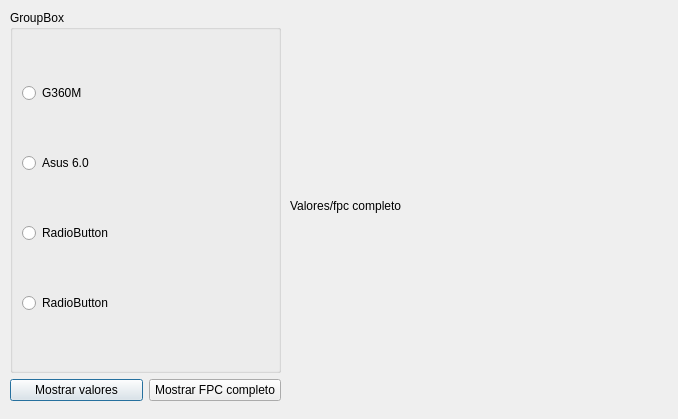
<?xml version="1.0" encoding="UTF-8"?>
<ui version="4.0">
 <class>main_menu</class>
 <widget class="QDialog" name="main_menu">
  <property name="geometry">
   <rect>
    <x>0</x>
    <y>0</y>
    <width>678</width>
    <height>419</height>
   </rect>
  </property>
  <property name="windowTitle">
   <string>Dialog</string>
  </property>
  <widget class="QWidget" name="">
   <property name="geometry">
    <rect>
     <x>10</x>
     <y>10</y>
     <width>271</width>
     <height>391</height>
    </rect>
   </property>
   <layout class="QVBoxLayout" name="verticalLayout_2">
    <item>
     <widget class="QGroupBox" name="groupBox">
      <property name="title">
       <string>GroupBox</string>
      </property>
      <layout class="QVBoxLayout" name="verticalLayout">
       <item>
        <widget class="QRadioButton" name="rb_g360m">
         <property name="text">
          <string>G360M</string>
         </property>
        </widget>
       </item>
       <item>
        <widget class="QRadioButton" name="rb_asus6">
         <property name="text">
          <string>Asus 6.0</string>
         </property>
        </widget>
       </item>
       <item>
        <widget class="QRadioButton" name="radioButton_3">
         <property name="text">
          <string>RadioButton</string>
         </property>
        </widget>
       </item>
       <item>
        <widget class="QRadioButton" name="radioButton">
         <property name="text">
          <string>RadioButton</string>
         </property>
        </widget>
       </item>
      </layout>
     </widget>
    </item>
    <item>
     <layout class="QHBoxLayout" name="horizontalLayout">
      <item>
       <widget class="QPushButton" name="bt_mostrar">
        <property name="text">
         <string>Mostrar valores</string>
        </property>
       </widget>
      </item>
      <item>
       <widget class="QPushButton" name="bt_mostrar_completo">
        <property name="text">
         <string>Mostrar FPC completo</string>
        </property>
       </widget>
      </item>
     </layout>
    </item>
   </layout>
  </widget>
  <widget class="QWidget" name="">
   <property name="geometry">
    <rect>
     <x>290</x>
     <y>10</y>
     <width>371</width>
     <height>391</height>
    </rect>
   </property>
   <layout class="QHBoxLayout" name="horizontalLayout_2">
    <item>
     <widget class="QLabel" name="fotos">
      <property name="text">
       <string>Valores/fpc completo</string>
      </property>
      <property name="scaledContents">
       <bool>true</bool>
      </property>
     </widget>
    </item>
   </layout>
  </widget>
 </widget>
 <resources/>
 <connections/>
</ui>
